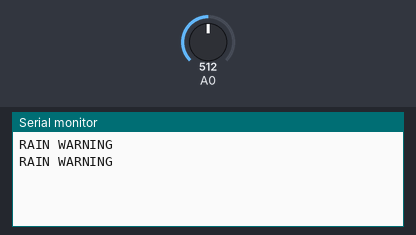
The sketch below on a simulated Arduino Uno, built with avr-gcc and run on an emulated ATmega328P. Parts: the last lines printed to the serial monitor. The inputs (shaded band) are chosen by the test bench; at power-on: A0 = 512.

Above: at 1.8 s.
1.9 s: A0 set to 669
At 2.8 s:
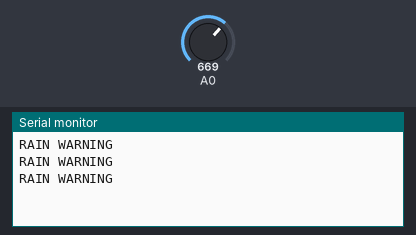
3.4 s: A0 set to 694
At 4.8 s:
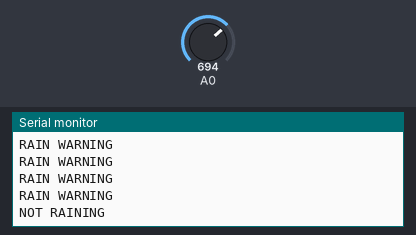

Measured:
- the behaviour switches between 682 and 683 on A0 (found by bisection; images 1 and 2)
- after the input at 3.4 s, the serial monitor: prints a new line after 0.60 s (image 2)

The sketch:

Rain_detecting_sensor.ino
```cpp
const int sensorMin = 0; // sensor minimum
const int sensorMax = 1024; // sensor maximum
void setup()
{
  Serial.begin(9600);
}

void loop()
{
  int sensorReading = analogRead(A0);
  int range = map(sensorReading, sensorMin, sensorMax, 0, 3);

  switch (range)
    {
      case 0: // Sensor getting completely wet
        Serial.println("RAINING");
        break;

      case 1:// Sensor getting partially wet
        Serial.println("RAIN WARNING");
        break;

      case 2:// Sensor dry
        Serial.println("NOT RAINING");
        break;
    }
  delay(1000);
}
```
